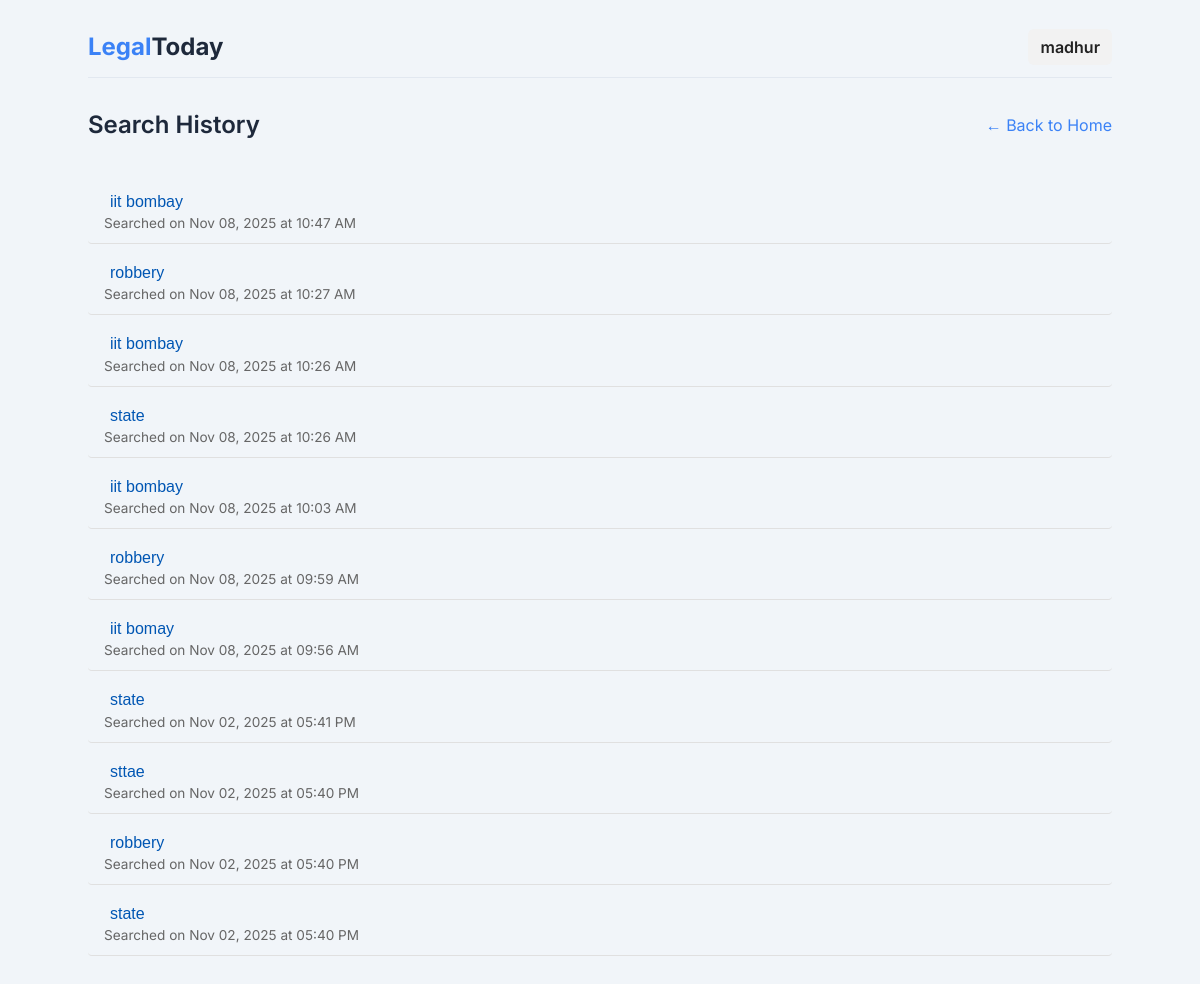
Before: /history (signed in) with the older database file.
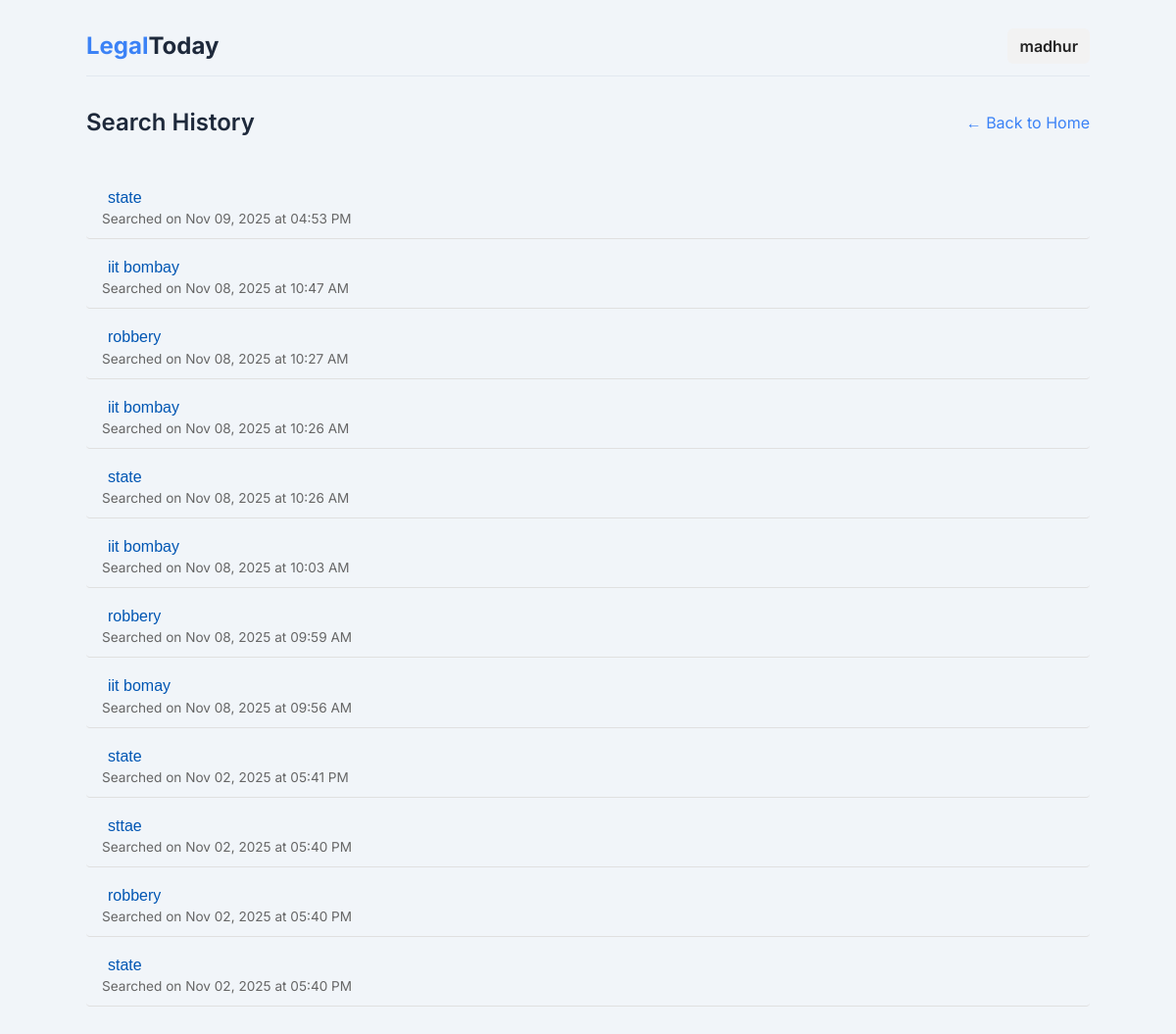
After: the same page with the newer database file.
### tables this page shows
CREATE TABLE history (
    id INTEGER PRIMARY KEY AUTOINCREMENT,
    email TEXT NOT NULL ,
    query TEXT NOT NULL,
    created_at DATETIME DEFAULT CURRENT_TIMESTAMP
    );

### app.py (the view)
@app.route('/history', methods=['GET'])
def history():
    conn = get_db_connection()
    cursor = conn.cursor()
    cursor.execute('''SELECT query, created_at FROM history WHERE email=? ORDER BY created_at DESC''', (session["email"],))
    rows = cursor.fetchall()
    conn.close()
    past_queries = []
    for query, created_at in rows:
        if isinstance(created_at, str):
            try:
                created_at = datetime.strptime(created_at, "%Y-%m-%d %H:%M:%S")
            except:
                pass
        past_queries.append((query, created_at))
    return render_template("history.html", past_queries=past_queries, name=session.get("name", None), email=session.get("email", None))

### app.py (called while the page is built)
def get_db_connection():
    return sqlite3.connect('users.db')

### templates/history.html (shortened to what this page needs)
<!DOCTYPE html>
<html lang="en">
<head>
    <link rel="stylesheet" href="../static/css/styles.css">
    <link rel="stylesheet" href="../static/css/layout.css">
    <link rel="stylesheet" href="../static/css/buttons.css">
    <link rel="stylesheet" href="../static/css/content.css">
    <link rel="stylesheet" href="../static/css/form.css">
    <link rel="stylesheet" href="../static/css/auth.css">
    <link rel="stylesheet" href="../static/css/results.css">
    <link rel="stylesheet" href="../static/css/documents.css">
    <link rel="stylesheet" href="../static/css/user.css">
    <link rel="stylesheet" href="../static/css/history.css">
</head>
<body>
    <div class="page-container">
        <div class="content-wrapper">
            <header class="header">
                <a href="{{ url_for('index') }}" class="logo">Legal<span>Today</span></a>
                {% if not name %}
                <div class="header-buttons">
                    <button id="login-but" class="button-l">Login</button>
                    <button id="register-but" class="button-r">Registration</button>
                </div>
                {% else %}
                <div class="header-buttons">
                    <div class="user-menu">
                        <span class="username">{{ name }}</span>
                    </div>
                </div>
                {% endif %}
            </header>
            <main class="main-content">
                <section class="r-section">
                    <div class="r-header">
                        <h2>Search History</h2>
                        <a href="{{ url_for('index') }}" class="link">&larr; Back to Home</a>
                    </div>
                    {% if past_queries %}
                    <div class="results-list">
                        <ul class="history-list">
                            {% for query, created_at in past_queries %}
                            <li class="history-item">
                                <form action="{{ url_for('search_query') }}" method="get" class="inline-form">
                                    <button type="submit" class="history-link">{{ query }}</button>
                                </form>
                                <span class="timestamp">
                                    Searched on {{ created_at.strftime("%b %d, %Y at %I:%M %p") if created_at else '' }}
                                </span>
                            </li>
                            {% endfor %}
                        </ul>
                    </div>
                    {% else %}
                    <p class="no-history">No search history found.</p>
                    {% endif %}
                </section>
            </main>
        </div>
    </div>
</body>
</html>

### static/css/styles.css (style rules this page uses)
:root { --color-primary: #3b82f6; --color-primary-hover: #2563eb; --color-text-light: #e2e8f0; --color-text-dark: #1e293b; --color-bg-light: #f1f5f9; --color-bg-dark: #0f172a; --color-surface-light: #ffffff; --color-surface-dark: #1e293b; --color-border-light: #e2e8f0; --color-border-dark: #334155; --color-muted-light: #64748b; --color-muted-dark: #94a3b8; --font-family: 'Inter', sans-serif; }
body { font-family: var(--font-family); margin: 0; transition: background-color 0.3s, color 0.3s; }
@media (prefers-color-scheme: light) { body { background-color: var(--color-bg-light); color: var(--color-text-dark); } }

### static/css/layout.css (style rules this page uses)
.page-container { min-height: 100vh; display: flex; flex-direction: column; align-items: center; padding: 1rem; }
.content-wrapper { width: 100%; max-width: 1024px; }
.header { display: flex; justify-content: space-between; align-items: center; padding: 1rem 0; border-bottom: 1px solid var(--color-border-light); }
.logo { font-size: 1.5rem; font-weight: 700; color: var(--color-primary); text-decoration: none; }
.logo span { color: var(--color-text-dark); }
.header-buttons { display: flex; gap: 0.5rem; }

### static/css/buttons.css (style rules this page uses)
.link, .mod-switch-text a { color: var(--color-primary); text-decoration: none; }

### static/css/content.css (style rules this page uses)
.main-content { margin-top: 2rem; }

### static/css/form.css (style rules this page uses)
.history-item { padding: 8px 10px; margin-bottom: 6px; border-radius: 4px; cursor: pointer; transition: background-color 0.2s ease; }

### static/css/results.css (style rules this page uses)
.r-header { display: flex; justify-content: space-between; align-items: center; margin-bottom: 1.5rem; }
.r-header h2 { font-size: 1.5rem; font-weight: 600; margin: 0; }
.results-list { display: flex; flex-direction: column; gap: 1rem; }

### static/css/user.css (style rules this page uses)
.user-menu { position: relative; display: inline-block; cursor: pointer; font-weight: 600; }
.username { color: #222; padding: 8px 12px; border-radius: 6px; background: #f2f2f2; }

### static/css/history.css (style rules this page uses)
.history-list { list-style: none; padding: 0; margin: 1rem 0; }
.history-item { padding: 0.75rem 1rem; border-bottom: 1px solid #e0e0e0; }
.history-link { background: none; border: none; color: #0056b3; font-weight: 500; font-size: 1rem; cursor: pointer; text-align: left; }
.timestamp { display: block; font-size: 0.85rem; color: #666; margin-top: 0.2rem; }

Changed rows visible on the page:
added history: query "state", created_at "Nov 09, 2025 at 04:53 PM"
